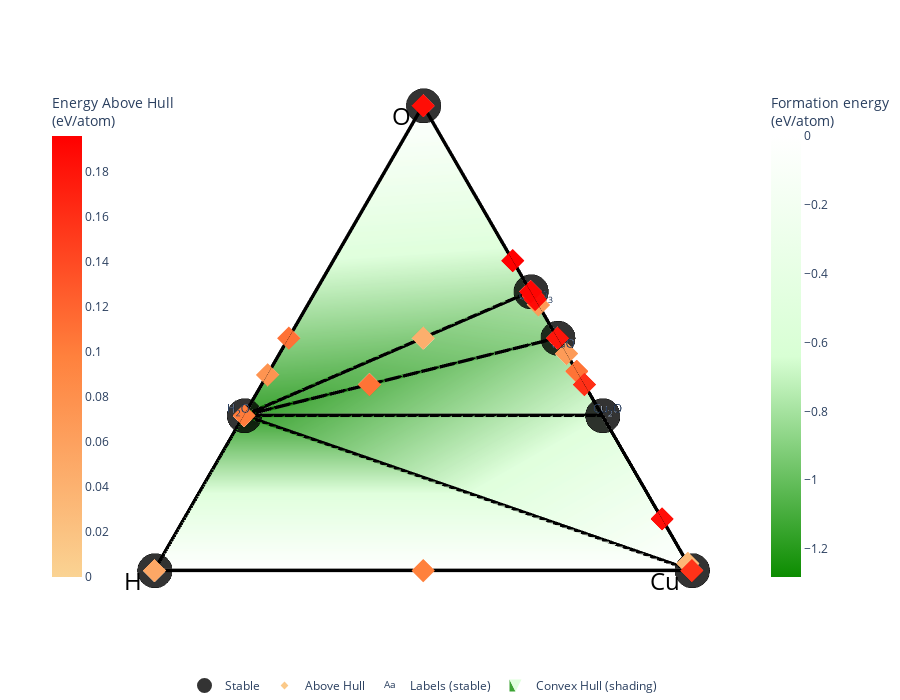

Notebook code for this chart:
### Markdown cell above
### Q6.
Construct the convex hull of the Cu-O-H system and name the stable compounds.

### Code cell
from pymatgen.analysis.phase_diagram import PhaseDiagram, PDPlotter
import math

mpr = MPRester(MY_API)

entries = mpr.get_entries_in_chemsys(['Cu','O','H'])

pd = PhaseDiagram(entries)

plotter = PDPlotter(pd)
plotter.show()

### Figure 1 — Plotly figure (JSON) as saved in the notebook; plotly's stock layout.template omitted (floating-point values rounded to 4 significant figures)
{"data": [{"hoverinfo": "none", "line": {"color": "rgba(0,0,0,1.0)", "width": 7}, "mode": "lines", "showlegend": false, "type": "scatter3d", "x": [0.2887, 0.433, null, 0.433, 0.5196, null, 0.2887, 0, null, 0.2887, 0.5196, null, 0, 0, null, 0.2887, 0, null, 0.433, 0.2887, null, 0.2887, 0, null, 0.5196, 0.866, null, 0.2887, 0.2887, null, 0.2887, 0.866, null], "y": [0.8333, 0.25, null, 0.25, 0.3, null, 0.8333, 0, null, 0.8333, 0.3, null, 1, 0, null, 0.1667, 0, null, 0.25, 0.1667, null, 0.8333, 1, null, 0.3, 0.5, null, 0.8333, 0.1667, null, 0.8333, 0.5, null], "z": [-1.282, -0.9428, null, -0.9428, -0.8328, null, -1.282, 0, null, -1.282, -0.8328, null, 0, 0, null, -0.6445, 0, null, -0.9428, -0.6445, null, -1.282, 0, null, -0.8328, 0, null, -1.282, -0.6445, null, -1.282, 0, null]}, {"hoverinfo": "none", "line": {"color": "rgba (0, 0, 0, 0.4)", "dash": "solid", "width": 1}, "mode": "lines", "showlegend": false, "type": "scatter3d", "x": [0.866, 0, null, 0.866, 0, null, 0.866, 0, null, 0.866, 0, null, 0, 0, null, 0, 0, null, 0.866, 0.866, null, 0, 0, null, 0, 0, null], "y": [0.5, 1, null, 0.5, 1, null, 0.5, 0, null, 0.5, 0, null, 1, 0, null, 1, 0, null, 0.5, 0.5, null, 1, 1, null, 0, 0, null], "z": [0, 0, null, -1.282, -1.282, null, 0, 0, null, -1.282, -1.282, null, 0, 0, null, -1.282, -1.282, null, 0, -1.282, null, 0, -1.282, null, 0, -1.282, null]}, {"colorbar": {"len": 0.75, "title": {"text": "Formation energy<br>(eV/atom)"}, "x": 0.9}, "colorscale": [[0, "#0c8c00"], [0.5, "#d8ffd4"], [1, "#ffffff"]], "flatshading": true, "hoverinfo": "none", "i": [19, 0, 0, 0, 0], "intensity": [-1.282, -0.8752, -0.4701, -1.038, -0.9428, -0.5298, -0.9917, -1.048, -0.6445, -0.8328, -0.6035, -0.8321, -0.8043, -0.6643, -0.09725, -0.8299, -0.6665, 0, 0, 0], "j": [0, 9, 9, 8, 8], "k": [18, 4, 17, 4, 19], "lighting": {"ambient": 1, "diffuse": 0}, "name": "Convex Hull (shading)", "opacity": 0.8, "showlegend": true, "type": "mesh3d", "x": [0.2887, 0.433, 0.3149, 0.3646, 0.433, 0.5774, 0.433, 0.3464, 0.2887, 0.5196, 0.3464, 0.4949, 0.3712, 0.5052, 0.09623, 0.4041, 0.5117, 0.866, 0, 0], "y": [0.8333, 0.75, 0.8182, 0.7895, 0.25, 0.3333, 0.5, 0.6, 0.1667, 0.3, 0.2, 0.2857, 0.2143, 0.2917, 0.05556, 0.2333, 0.2955, 0.5, 1, 0], "z": [-1.282, -0.8752, -0.4701, -1.038, -0.9428, -0.5298, -0.9917, -1.048, -0.6445, -0.8328, -0.6035, -0.8321, -0.8043, -0.6643, -0.09725, -0.8299, -0.6665, 0, 0, 0]}, {"hoverinfo": "skip", "mode": "text", "name": "Labels (stable)", "opacity": 1, "showlegend": true, "text": ["H<sub>2</sub>O", "CuO", "Cu<sub>2</sub>O<sub>3</sub>", "Cu<sub>2</sub>O"], "textposition": ["middle center", "middle center", "middle center", "middle center"], "type": "scatter3d", "visible": true, "x": [0.2987, 0.423, 0.5096, 0.2987], "y": [0.8433, 0.24, 0.29, 0.1567], "z": [-1.153, -0.8146, -0.7046, -0.5163]}, {"hoverinfo": "text", "hoverlabel": {"font": {"size": 14}}, "hovertext": ["O<sub>2</sub> (mp-610917) <br> 0.012 eV/atom (+0.012 eV/atom)", "O<sub>2</sub> (mp-1091399) <br> 0.186 eV/atom (+0.186 eV/atom)", "O<sub>2</sub> (mp-1180036) <br> 0.03 eV/atom (+0.03 eV/atom)", "O<sub>2</sub> (mp-1009490) <br> 0.002 eV/atom (+0.002 eV/atom)", "O<sub>2</sub> (mp-607540) <br> 0.124 eV/atom (+0.124 eV/atom)", "O<sub>2</sub> (mp-1066100) <br> 0.126 eV/atom (+0.126 eV/atom)", "O<sub>2</sub> (mp-611836) <br> 0.01 eV/atom (+0.01 eV/atom)", "H<sub>2</sub> (mp-1188177) <br> 0.035 eV/atom (+0.035 eV/atom)", "H<sub>2</sub> (mp-1181189) <br> 0.004 eV/atom (+0.004 eV/atom)", "H<sub>2</sub> (mp-850274) <br> 0.004 eV/atom (+0.004 eV/atom)", "H<sub>2</sub> (mp-1181188) <br> 0.004 eV/atom (+0.004 eV/atom)", "H<sub>2</sub> (mp-1066989) <br> 0.052 eV/atom (+0.052 eV/atom)", "H<sub>2</sub> (mp-1197798) <br> 0.017 eV/atom (+0.017 eV/atom)", "H<sub>2</sub> (mp-632291) <br> 0.001 eV/atom (+0.001 eV/atom)", "H<sub>2</sub> (mp-973783) <br> 0.003 eV/atom (+0.003 eV/atom)", "H<sub>2</sub> (mp-632172) <br> 0.001 eV/atom (+0.001 eV/atom)", "H<sub>2</sub>O (mp-558226) <br> -1.248 eV/atom (+0.033 eV/atom)", "H<sub>2</sub>O (mp-684704) <br> -1.198 eV/atom (+0.084 eV/atom)", "H<sub>2</sub>O (mp-697085) <br> -1.217 eV/atom (+0.064 eV/atom)", "H<sub>2</sub>O (mp-24043) <br> -1.257 eV/atom (+0.025 eV/atom)", "H<sub>2</sub>O (mp-558958) <br> -1.247 eV/atom (+0.034 eV/atom)", "H<sub>2</sub>O (mp-32959) <br> -1.214 eV/atom (+0.067 eV/atom)", "H<sub>2</sub>O (mp-673658) <br> -1.179 eV/atom (+0.102 eV/atom)", "H<sub>2</sub>O (mp-557082) <br> -1.247 eV/atom (+0.034 eV/atom)", "H<sub>2</sub>O (mp-634812) <br> -1.214 eV/atom (+0.068 eV/atom)", "H<sub>2</sub>O (mp-696735) <br> -1.262 eV/atom (+0.019 eV/atom)", "H<sub>2</sub>O (mp-703459) <br> -1.281 eV/atom (+0.001 eV/atom)", "H<sub>2</sub>O<sub>2</sub> (mp-23939) <br> -0.852 eV/atom (+0.11 eV/atom)", "H<sub>2</sub>O<sub>2</sub> (mp-28015) <br> -0.875 eV/atom (+0.086 eV/atom)", "H<sub>11</sub>O<sub>8</sub> (mp-32854) <br> -1.038 eV/atom (+0.075 eV/atom)", "Cu (mp-1010136) <br> 0.036 eV/atom (+0.036 eV/atom)", "Cu (mp-989782) <br> 0.008 eV/atom (+0.008 eV/atom)", "Cu (mp-1059259) <br> 0.144 eV/atom (+0.144 eV/atom)", "Cu (mp-998890) <br> 0.037 eV/atom (+0.037 eV/atom)", "Cu (mp-989695) <br> 0.006 eV/atom (+0.006 eV/atom)", "Cu (mp-1120774) <br> 0.158 eV/atom (+0.158 eV/atom)", "CuO (mp-510751) <br> -0.763 eV/atom (+0.18 eV/atom)", "CuO (mp-510752) <br> -0.79 eV/atom (+0.153 eV/atom)", "CuO (mp-1064456) <br> -0.942 eV/atom (+0.001 eV/atom)", "CuO (mp-704645) <br> -0.943 eV/atom (+0.0 eV/atom)", "CuO (mp-14549) <br> -0.771 eV/atom (+0.172 eV/atom)", "CuO<sub>2</sub> (mp-1181499) <br> -0.498 eV/atom (+0.196 eV/atom)", "CuO<sub>2</sub> (mp-25378) <br> -0.53 eV/atom (+0.164 eV/atom)", "CuO<sub>2</sub> (mp-504100) <br> -0.519 eV/atom (+0.175 eV/atom)", "CuH (mp-24093) <br> 0.049 eV/atom (+0.049 eV/atom)", "CuH (mp-1225705) <br> 0.098 eV/atom (+0.098 eV/atom)", "CuHO<sub>2</sub> (mp-996956) <br> -0.992 eV/atom (+0.009 eV/atom)", "CuHO<sub>2</sub> (mp-996953) <br> -0.983 eV/atom (+0.018 eV/atom)", "CuHO<sub>2</sub> (mp-996999) <br> -0.958 eV/atom (+0.043 eV/atom)", "Cu(HO)<sub>2</sub> (mp-625181) <br> -1.037 eV/atom (+0.109 eV/atom)", "Cu(HO)<sub>2</sub> (mp-505105) <br> -1.048 eV/atom (+0.098 eV/atom)", "Cu(HO)<sub>2</sub> (mp-625179) <br> -1.041 eV/atom (+0.105 eV/atom)", "Cu<sub>2</sub>O<sub>3</sub> (mp-755040) <br> -0.787 eV/atom (+0.046 eV/atom)", "Cu<sub>2</sub>O<sub>3</sub> (mp-760432) <br> -0.828 eV/atom (+0.005 eV/atom)", "Cu<sub>2</sub>O<sub>3</sub> (mvc-396) <br> -0.641 eV/atom (+0.192 eV/atom)", "Cu<sub>3</sub>O<sub>2</sub> (mp-1022728) <br> -0.603 eV/atom (+0.16 eV/atom)", "Cu<sub>3</sub>O<sub>4</sub> (mp-1178476) <br> -0.832 eV/atom (+0.032 eV/atom)", "Cu<sub>3</sub>O<sub>4</sub> (mp-1147673) <br> -0.798 eV/atom (+0.066 eV/atom)", "Cu<sub>4</sub>O<sub>3</sub> (mp-1478) <br> -0.804 eV/atom (+0.011 eV/atom)", "Cu<sub>4</sub>O<sub>3</sub> (mp-1023130) <br> -0.706 eV/atom (+0.109 eV/atom)", "Cu<sub>5</sub>O<sub>7</sub> (mvc-2262) <br> -0.664 eV/atom (+0.187 eV/atom)", "Cu<sub>8</sub>O (mp-31217) <br> -0.097 eV/atom (+0.118 eV/atom)", "Cu<sub>8</sub>O (mp-704745) <br> -0.029 eV/atom (+0.185 eV/atom)", "Cu<sub>8</sub>O<sub>7</sub> (mp-32905) <br> -0.816 eV/atom (+0.067 eV/atom)", "Cu<sub>8</sub>O<sub>7</sub> (mp-760084) <br> -0.83 eV/atom (+0.053 eV/atom)", "Cu<sub>9</sub>O<sub>13</sub> (mvc-1956) <br> -0.667 eV/atom (+0.176 eV/atom)", "Cu<sub>64</sub>O (mp-1213626) <br> 0.002 eV/atom (+0.032 eV/atom)"], "marker": {"color": [0.012, 0.186, 0.03, 0.002, 0.124, 0.126, 0.01, 0.035, 0.004, 0.004, 0.004, 0.052, 0.017, 0.001, 0.003, 0.001, 0.033, 0.084, 0.064, 0.025, 0.034, 0.067, 0.102, 0.034, 0.068, 0.019, 0.001, 0.11, 0.086, 0.075, 0.036, 0.008, 0.144, 0.037, 0.006, 0.158, 0.18, 0.153, 0.001, 0, 0.172, 0.196, 0.164, 0.175, 0.049, 0.098, 0.009, 0.018, 0.043, 0.109, 0.098, 0.105, 0.046, 0.005, 0.192, 0.16, 0.032, 0.066, 0.011, 0.109, 0.187, 0.118, 0.185, 0.067, 0.053, 0.176, 0.032], "colorbar": {"len": 0.75, "title": {"text": "Energy Above Hull<br>(eV/atom)"}, "x": 0.05}, "colorscale": [[0, "#fad393"], [0.5, "#ff813d"], [1, "#ff0000"]], "size": 6, "symbol": "diamond"}, "mode": "markers", "name": "Above Hull", "showlegend": true, "type": "scatter3d", "x": [0.866, 0.866, 0.866, 0.866, 0.866, 0.866, 0.866, 0, 0, 0, 0, 0, 0, 0, 0, 0, 0.2887, 0.2887, 0.2887, 0.2887, 0.2887, 0.2887, 0.2887, 0.2887, 0.2887, 0.2887, 0.2887, 0.433, 0.433, 0.3646, 0, 0, 0, 0, 0, 0, 0.433, 0.433, 0.433, 0.433, 0.433, 0.5774, 0.5774, 0.5774, 0, 0, 0.433, 0.433, 0.433, 0.3464, 0.3464, 0.3464, 0.5196, 0.5196, 0.5196, 0.3464, 0.4949, 0.4949, 0.3712, 0.3712, 0.5052, 0.09623, 0.09623, 0.4041, 0.4041, 0.5117, 0.01332], "y": [0.5, 0.5, 0.5, 0.5, 0.5, 0.5, 0.5, 1, 1, 1, 1, 1, 1, 1, 1, 1, 0.8333, 0.8333, 0.8333, 0.8333, 0.8333, 0.8333, 0.8333, 0.8333, 0.8333, 0.8333, 0.8333, 0.75, 0.75, 0.7895, 0, 0, 0, 0, 0, 0, 0.25, 0.25, 0.25, 0.25, 0.25, 0.3333, 0.3333, 0.3333, 0.5, 0.5, 0.5, 0.5, 0.5, 0.6, 0.6, 0.6, 0.3, 0.3, 0.3, 0.2, 0.2857, 0.2857, 0.2143, 0.2143, 0.2917, 0.05556, 0.05556, 0.2333, 0.2333, 0.2955, 0.007692], "z": [0.012, 0.186, 0.03, 0.002, 0.124, 0.126, 0.01, 0.035, 0.004, 0.004, 0.004, 0.052, 0.017, 0.001, 0.003, 0.001, -1.248, -1.198, -1.217, -1.257, -1.247, -1.214, -1.179, -1.247, -1.214, -1.262, -1.281, -0.852, -0.875, -1.038, 0.036, 0.008, 0.144, 0.037, 0.006, 0.158, -0.763, -0.79, -0.942, -0.943, -0.771, -0.498, -0.53, -0.519, 0.049, 0.098, -0.992, -0.983, -0.958, -1.037, -1.048, -1.041, -0.787, -0.828, -0.641, -0.603, -0.832, -0.798, -0.804, -0.706, -0.664, -0.097, -0.029, -0.816, -0.83, -0.667, 0.002]}, {"error_z": {"array": [0, 0, 0, 0, 0, 0, 0], "color": "darkgray", "thickness": 5, "type": "data", "width": 10}, "hoverinfo": "text", "hoverlabel": {"font": {"size": 14}}, "hovertext": ["H<sub>2</sub>O (mp-697111) <br> -1.282 eV/atom", "CuO (mp-1692) <br> -0.943 eV/atom", "Cu<sub>2</sub>O<sub>3</sub> (mp-771359) <br> -0.833 eV/atom", "Cu (mp-30) <br> 0.0 eV/atom", "H<sub>2</sub> (mp-24504) <br> 0.0 eV/atom", "Cu<sub>2</sub>O (mp-361) <br> -0.644 eV/atom", "O<sub>2</sub> (mp-12957) <br> 0.0 eV/atom"], "marker": {"color": "black", "line": {"color": "black", "width": 3}, "opacity": 0.8, "size": 12}, "mode": "markers", "name": "Stable", "showlegend": true, "type": "scatter3d", "x": [0.2887, 0.433, 0.5196, 0, 0, 0.2887, 0.866], "y": [0.8333, 0.25, 0.3, 0, 1, 0.1667, 0.5], "z": [-1.282, -0.943, -0.833, 0, 0, -0.644, 0]}], "layout": {"autosize": true, "height": 700, "hovermode": "closest", "legend": {"orientation": "h", "traceorder": "reversed", "x": 0.5, "xanchor": "center", "y": 0, "yanchor": "top"}, "margin": {"b": 10, "l": 0, "pad": 0, "r": 0, "t": 0}, "paper_bgcolor": "rgba(0,0,0,0)", "plot_bgcolor": "rgba(0,0,0,0)", "scene": {"annotations": [{"align": "center", "font": {"color": "#000000", "size": 24}, "opacity": 1, "showarrow": false, "text": "Cu", "x": 0, "xanchor": "right", "xshift": -10, "y": 0, "yanchor": "auto", "yshift": -10, "z": -1.153}, {"align": "center", "font": {"color": "#000000", "size": 24}, "opacity": 1, "showarrow": false, "text": "H", "x": 0, "xanchor": "right", "xshift": -10, "y": 1, "yanchor": "auto", "yshift": -10, "z": -1.153}, {"align": "center", "font": {"color": "#000000", "size": 24}, "opacity": 1, "showarrow": false, "text": "O", "x": 0.866, "xanchor": "right", "xshift": -10, "y": 0.5, "yanchor": "auto", "yshift": -10, "z": -1.153}, {"opacity": 0, "text": "", "x": 1, "y": 1, "z": 0}], "aspectratio": {"x": 1.7, "y": 1.7, "z": 1.2}, "camera": {"center": {"x": -0.1, "y": 0, "z": -0.15}, "eye": {"x": -0.1, "y": 0, "z": 2.5}, "projection": {"type": "orthographic"}}, "xaxis": {"autorange": true, "showaxeslabels": false, "showgrid": false, "showline": false, "showspikes": false, "showticklabels": false, "ticks": "", "visible": false, "zeroline": false}, "yaxis": {"autorange": true, "showaxeslabels": false, "showgrid": false, "showline": false, "showspikes": false, "showticklabels": false, "ticks": "", "visible": false, "zeroline": false}, "zaxis": {"autorange": true, "showaxeslabels": false, "showgrid": false, "showline": false, "showspikes": false, "showticklabels": false, "ticks": "", "visible": false, "zeroline": false}}, "showlegend": true}}
